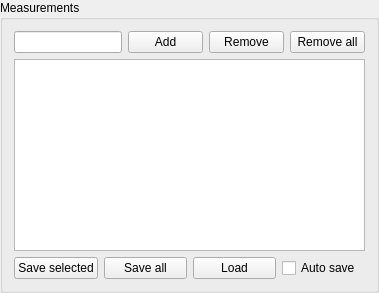
               <widget class="QGroupBox" name="groupBox_3">
                <property name="title">
                 <string>Measurements</string>
                </property>
                <layout class="QVBoxLayout" name="verticalLayout_13">
                 <item>
                  <layout class="QVBoxLayout" name="verticalLayout_12">
                   <item>
                    <layout class="QHBoxLayout" name="horizontalLayout_11">
                     <item>
                      <widget class="QLineEdit" name="lineEdit_measurement_name"/>
                     </item>
                     <item>
                      <widget class="QPushButton" name="pushButton_add_measurement">
                       <property name="sizePolicy">
                        <sizepolicy hsizetype="Fixed" vsizetype="Fixed">
                         <horstretch>0</horstretch>
                         <verstretch>0</verstretch>
                        </sizepolicy>
                       </property>
                       <property name="minimumSize">
                        <size>
                         <width>50</width>
                         <height>0</height>
                        </size>
                       </property>
                       <property name="maximumSize">
                        <size>
                         <width>75</width>
                         <height>16777215</height>
                        </size>
                       </property>
                       <property name="text">
                        <string>Add</string>
                       </property>
                      </widget>
                     </item>
                     <item>
                      <widget class="QPushButton" name="pushButton_remove_measurement">
                       <property name="sizePolicy">
                        <sizepolicy hsizetype="Fixed" vsizetype="Fixed">
                         <horstretch>0</horstretch>
                         <verstretch>0</verstretch>
                        </sizepolicy>
                       </property>
                       <property name="minimumSize">
                        <size>
                         <width>50</width>
                         <height>0</height>
                        </size>
                       </property>
                       <property name="maximumSize">
                        <size>
                         <width>75</width>
                         <height>16777215</height>
                        </size>
                       </property>
                       <property name="text">
                        <string>Remove</string>
                       </property>
                      </widget>
                     </item>
                     <item>
                      <widget class="QPushButton" name="pushButton_removeall_measurements">
                       <property name="sizePolicy">
                        <sizepolicy hsizetype="Fixed" vsizetype="Fixed">
                         <horstretch>0</horstretch>
                         <verstretch>0</verstretch>
                        </sizepolicy>
                       </property>
                       <property name="minimumSize">
                        <size>
                         <width>75</width>
                         <height>0</height>
                        </size>
                       </property>
                       <property name="maximumSize">
                        <size>
                         <width>75</width>
                         <height>16777215</height>
                        </size>
                       </property>
                       <property name="text">
                        <string>Remove all</string>
                       </property>
                      </widget>
                     </item>
                    </layout>
                   </item>
                   <item>
                    <widget class="QTableView" name="tableView_saved_measurements">
                     <property name="editTriggers">
                      <set>QAbstractItemView::EditTrigger::AllEditTriggers</set>
                     </property>
                    </widget>
                   </item>
                   <item>
                    <layout class="QHBoxLayout" name="horizontalLayout_12">
                     <item>
                      <widget class="QPushButton" name="pushButton_save_selected">
                       <property name="text">
                        <string>Save selected</string>
                       </property>
                      </widget>
                     </item>
                     <item>
                      <widget class="QPushButton" name="pushButton_save_all">
                       <property name="text">
                        <string>Save all</string>
                       </property>
                      </widget>
                     </item>
                     <item>
                      <widget class="QPushButton" name="pushButton_load">
                       <property name="text">
                        <string>Load</string>
                       </property>
                      </widget>
                     </item>
                     <item>
                      <widget class="QCheckBox" name="checkBox_auto_save_measurements">
                       <property name="text">
                        <string>Auto save</string>
                       </property>
                      </widget>
                     </item>
                    </layout>
                   </item>
                  </layout>
                 </item>
                </layout>
               </widget>
